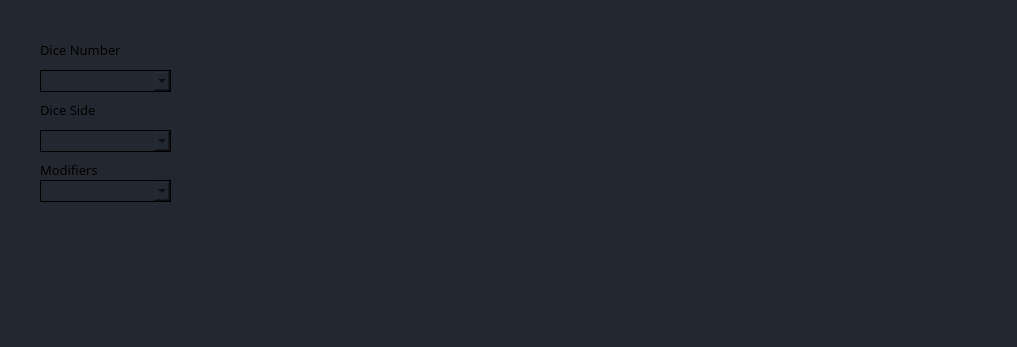
<?xml version="1.0" encoding="UTF-8"?>
<ui version="4.0">
 <class>dice_panel</class>
 <widget class="QWidget" name="dice_panel">
  <property name="geometry">
   <rect>
    <x>0</x>
    <y>0</y>
    <width>1017</width>
    <height>347</height>
   </rect>
  </property>
  <property name="windowTitle">
   <string>Form</string>
  </property>
  <property name="styleSheet">
   <string notr="true">background-color:rgb(35, 40, 48)
</string>
  </property>
  <widget class="QLabel" name="_dice_number_label">
   <property name="geometry">
    <rect>
     <x>40</x>
     <y>40</y>
     <width>131</width>
     <height>20</height>
    </rect>
   </property>
   <property name="font">
    <font>
     <family>Copperplate Gothic Bold</family>
     <pointsize>10</pointsize>
    </font>
   </property>
   <property name="styleSheet">
    <string notr="true">color:&quot;#FE2B26&quot;</string>
   </property>
   <property name="text">
    <string>Dice Number</string>
   </property>
  </widget>
  <widget class="QComboBox" name="_dice_number_combo">
   <property name="geometry">
    <rect>
     <x>40</x>
     <y>70</y>
     <width>131</width>
     <height>22</height>
    </rect>
   </property>
   <property name="styleSheet">
    <string notr="true">color:&quot;white&quot;; background-color:&quot;#6A0DAD&quot;; border: 1px solid black </string>
   </property>
   <property name="editable">
    <bool>false</bool>
   </property>
  </widget>
  <widget class="QLabel" name="_dice_side_label">
   <property name="geometry">
    <rect>
     <x>40</x>
     <y>100</y>
     <width>131</width>
     <height>20</height>
    </rect>
   </property>
   <property name="font">
    <font>
     <family>Copperplate Gothic Bold</family>
     <pointsize>10</pointsize>
    </font>
   </property>
   <property name="styleSheet">
    <string notr="true">color:&quot;#FE2B26&quot;</string>
   </property>
   <property name="text">
    <string>Dice Side</string>
   </property>
  </widget>
  <widget class="QComboBox" name="_dice_side_combo">
   <property name="geometry">
    <rect>
     <x>40</x>
     <y>130</y>
     <width>131</width>
     <height>22</height>
    </rect>
   </property>
   <property name="styleSheet">
    <string notr="true">color:&quot;white&quot;; background-color:&quot;#6A0DAD&quot;; border: 1px solid black </string>
   </property>
  </widget>
  <widget class="QLabel" name="_dice_side_label_2">
   <property name="geometry">
    <rect>
     <x>40</x>
     <y>160</y>
     <width>131</width>
     <height>20</height>
    </rect>
   </property>
   <property name="font">
    <font>
     <family>Copperplate Gothic Bold</family>
     <pointsize>10</pointsize>
    </font>
   </property>
   <property name="styleSheet">
    <string notr="true">color:&quot;#FE2B26&quot;</string>
   </property>
   <property name="text">
    <string>Modifiers </string>
   </property>
  </widget>
  <widget class="QComboBox" name="_dice_side_combo_2">
   <property name="geometry">
    <rect>
     <x>40</x>
     <y>180</y>
     <width>131</width>
     <height>22</height>
    </rect>
   </property>
   <property name="styleSheet">
    <string notr="true">color:&quot;white&quot;; background-color:&quot;#6A0DAD&quot;; border: 1px solid black </string>
   </property>
  </widget>
 </widget>
 <resources/>
 <connections/>
</ui>
